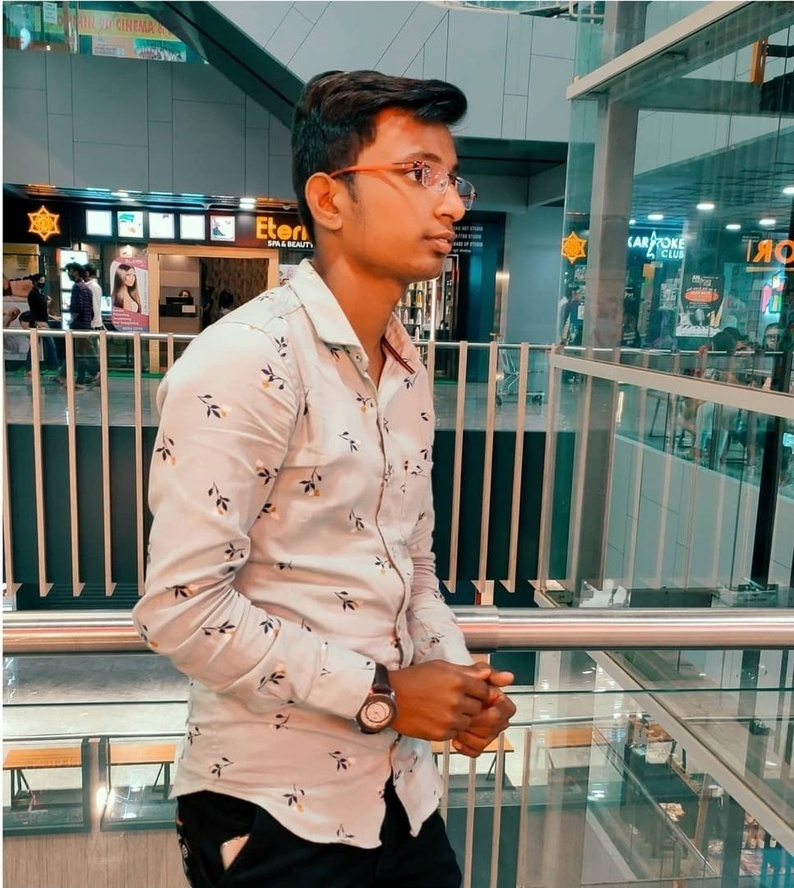
#> input picture Task_4_Image to Pencil Sketch with Python/1.jpg, 794 x 888 px, shrunk from 966 x 1080 before the run
$ jupyter execute 'Task_4_Image to Pencil Sketch with Python   .ipynb'
#> lines starting #> are read from the running program, lines starting #| are printed output that depends on the picture
# Task_4_Image to Pencil Sketch with Python


## Name :- Pratik Kolhe

**Importing Libraries*

[cell 1]
import cv2

# Reading the original image

[cell 2]
image = cv2.imread('1.jpg')
#> image is the input picture: shape (888, 794, 3); mean B, G, R 113.5, 123.9, 124.2

***Displaying Original Image***

[cell 3]
cv2.imshow("Original Image", image)
cv2.waitKey(0)

# Reading the black and white image

[cell 4]
b_and_w_image = cv2.cvtColor(image, cv2.COLOR_BGR2GRAY)
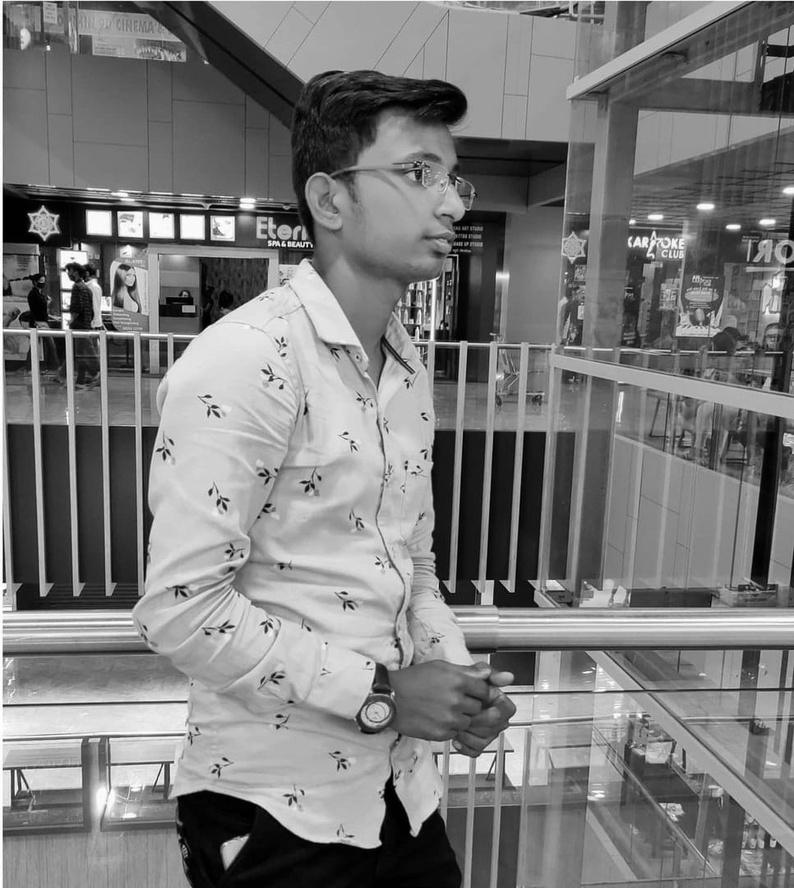
#> b_and_w_image: shape (888, 794); min 0, max 255, mean 122.8

***Displaying Black And White Image***

[cell 5]
cv2.imshow("Black and White Image", b_and_w_image)
cv2.waitKey(0)

# Inverting the image

[cell 6]
inverted_image = 255 - b_and_w_image
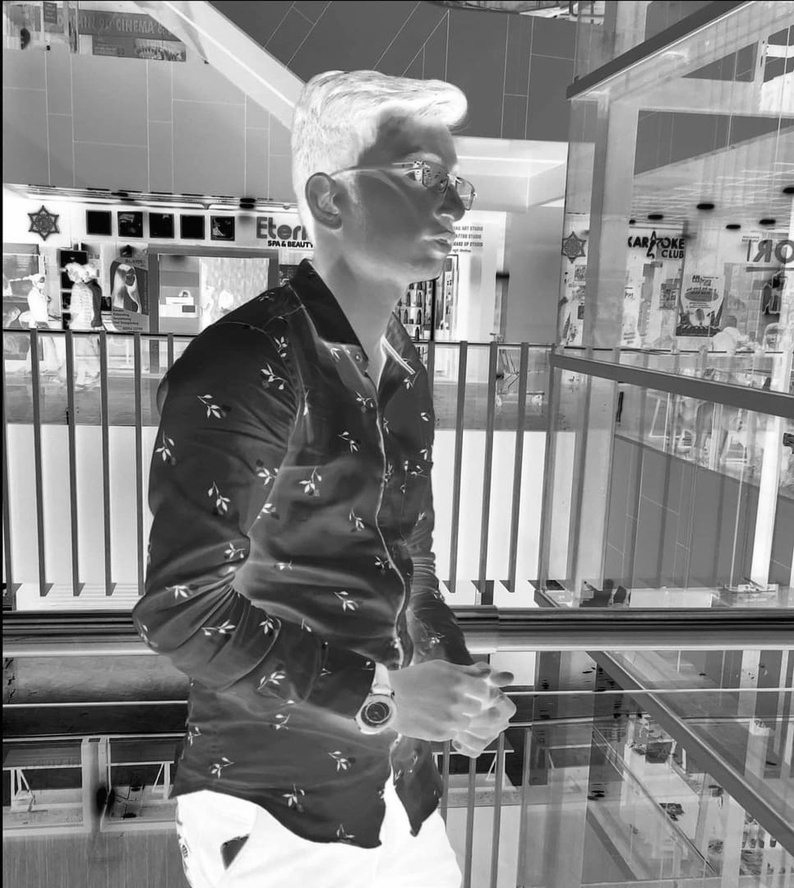
#> inverted_image: shape (888, 794); min 0, max 255, mean 132.2

***Displaying Inverted Image***

[cell 7]
cv2.imshow("Inverted Image", inverted_image)
cv2.waitKey()

# Blurring the image

[cell 8]
blurred = cv2.GaussianBlur(inverted_image, (21, 21), 0)
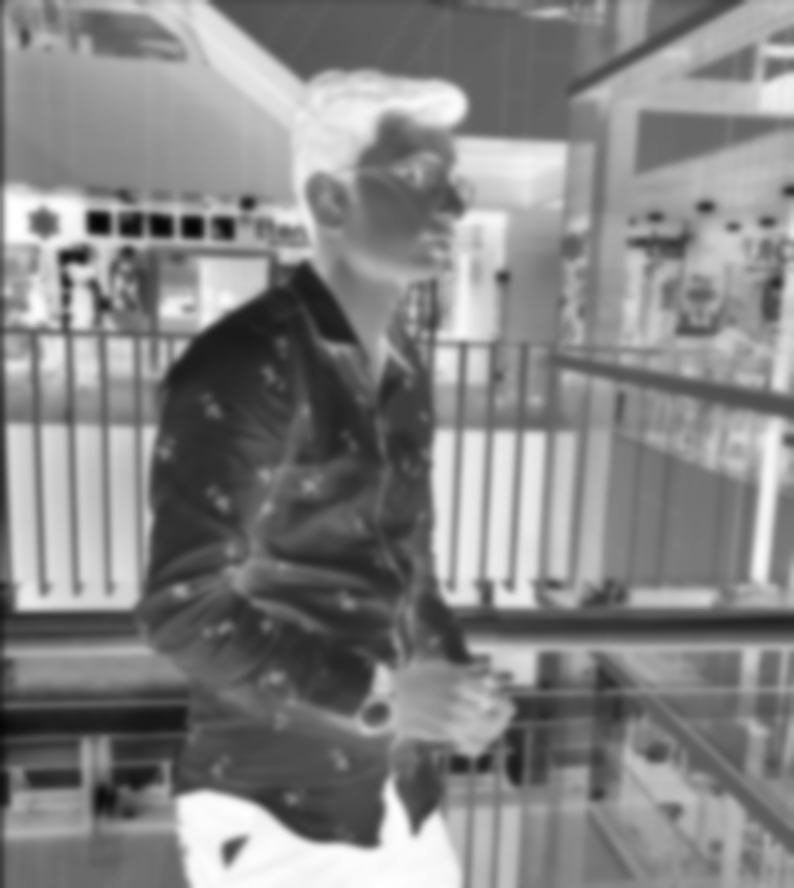
#> blurred: shape (888, 794); min 6, max 254, mean 132.3

***Inverting the Blurred Image***

[cell 9]
inverted_blurred = 255 - blurred
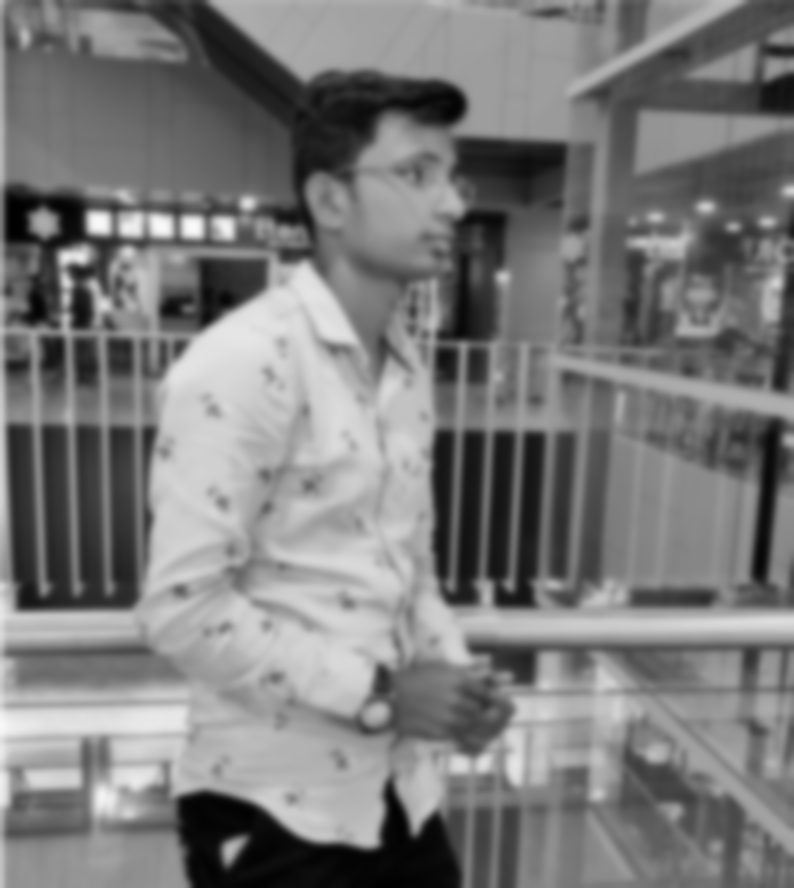
#> inverted_blurred: shape (888, 794); min 1, max 249, mean 122.7

# Creating the Pencil Sketch image

[cell 10]
pencil_sketch = cv2.divide(b_and_w_image, inverted_blurred, scale=256.0)
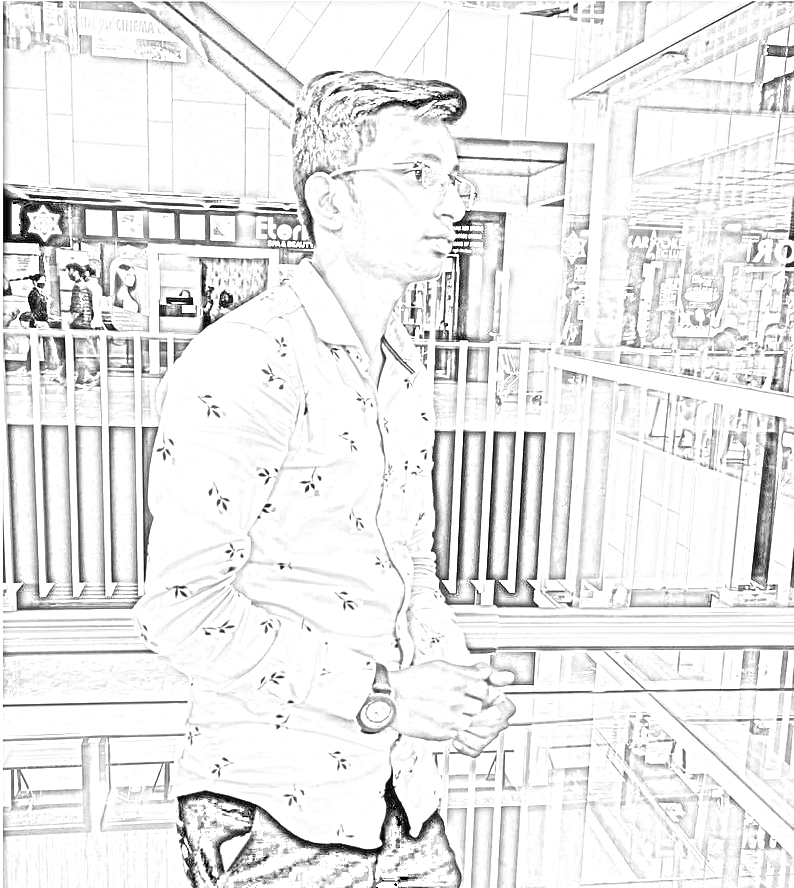
#> pencil_sketch: shape (888, 794); min 0, max 255, mean 234.7
